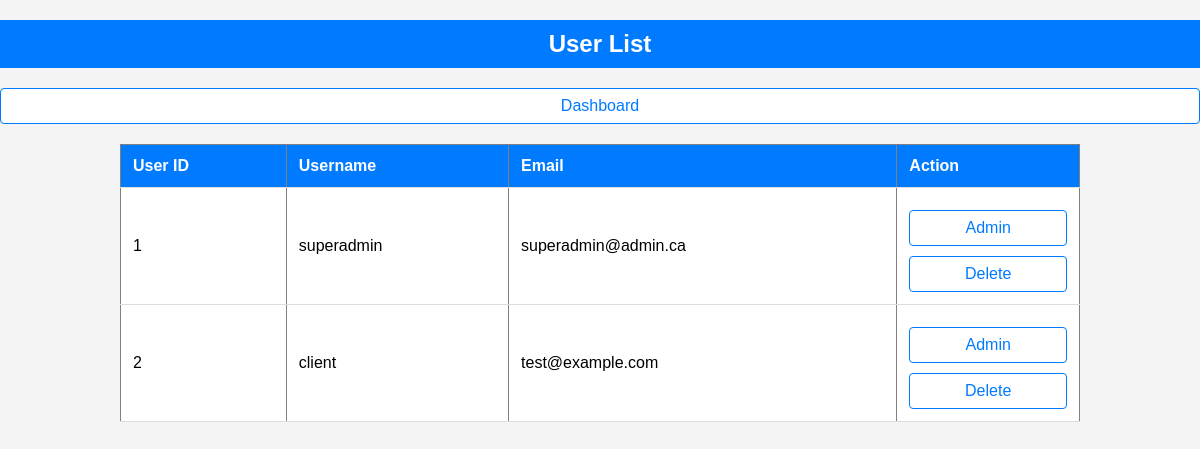
/views/admin/manage_users.php (signed in), run on an earlier commit of the app's database.
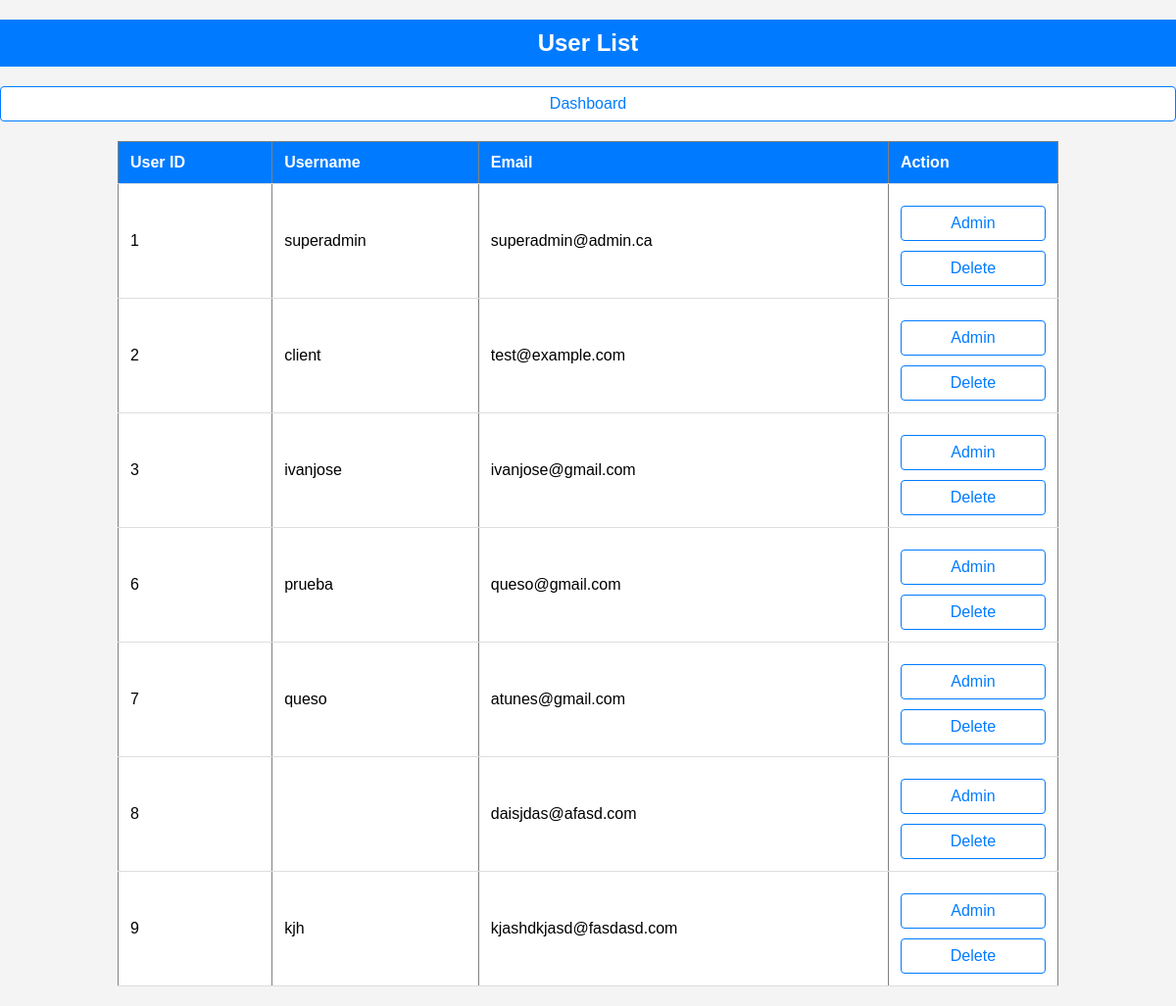
And on a later commit of the database.
### tables this page shows
CREATE TABLE `user` (
  `id` bigint(20) NOT NULL,
  `user_name` varchar(50) NOT NULL,
  `email` varchar(50) NOT NULL,
  `pwd` varchar(255) NOT NULL,
  `fname` varchar(50) NOT NULL,
  `lname` varchar(50) NOT NULL,
  `billing_address_id` bigint(20) NOT NULL,
  `shipping_address_id` bigint(20) NOT NULL,
  `token` varchar(255) NOT NULL,
  `role_id` bigint(20) NOT NULL
);

### views/admin/manage_users.php (the view, shortened to what this page needs)
<!DOCTYPE html>
<html lang="en">
<head>
    <!DOCTYPE html>
    <html lang="en">
    <head>
</head>
<body>
    <h2>User List</h2>
    <a href="./dashboard.php">Dashboard</a>
    <?php
    require_once('../../config/database.php');
    $sql = "SELECT `id`, `user_name`, `email` FROM `user`";
    $result = mysqli_query($conn, $sql);
    if ($result) {
        echo "<table border='1'>
                <tr>
                    <th>User ID</th>
                    <th>Username</th>
                    <th>Email</th>
                    <th>Action</th>
                </tr>";
        while ($row = mysqli_fetch_assoc($result)) {
            echo "<tr>
                    <td>{$row['id']}</td>
                    <td>{$row['user_name']}</td>
                    <td>{$row['email']}</td>
                    <td><a href='upgrade_user.php?user_id={$row['id']}'>Admin</a>  <a href='delete_user.php?user_id={$row['id']}'>Delete</a></td>
                </tr>";
        }
        echo "</table>";
    } else {
        echo "Error: " . mysqli_error($conn);
    }
    ?>
</body>
</html>

### views/admin/manage_users.php (style rules this page uses)
body { font-family: Arial, sans-serif; background-color: #f4f4f4; margin: 0; padding: 0; }
h2 { background-color: #007BFF; color: #fff; padding: 10px; text-align: center; }
table { width: 80%; margin: 20px auto; border-collapse: collapse; background-color: #fff; }
th, td { padding: 12px; text-align: left; border-bottom: 1px solid #ddd; }
th { background-color: #007BFF; color: #fff; }
a { text-decoration: none; text-align: center; color: #007BFF; display: block; margin-top: 10px; padding: 8px; background-color: #fff; border: 1px solid #007BFF; border-radius: 4px; transition: background-color 0.3s, color 0.3s; }

What changed in the data, as far as the page shows it:
added user: id "3", user_name "ivanjose", email "ivanjose@gmail.com"
added user: id "6", user_name "prueba", email "queso@gmail.com"
added user: id "7", user_name "queso", email "atunes@gmail.com"
added user: id "8", email "daisjdas@afasd.com"
added user: id "9", user_name "kjh", email "kjashdkjasd@fasdasd.com"
